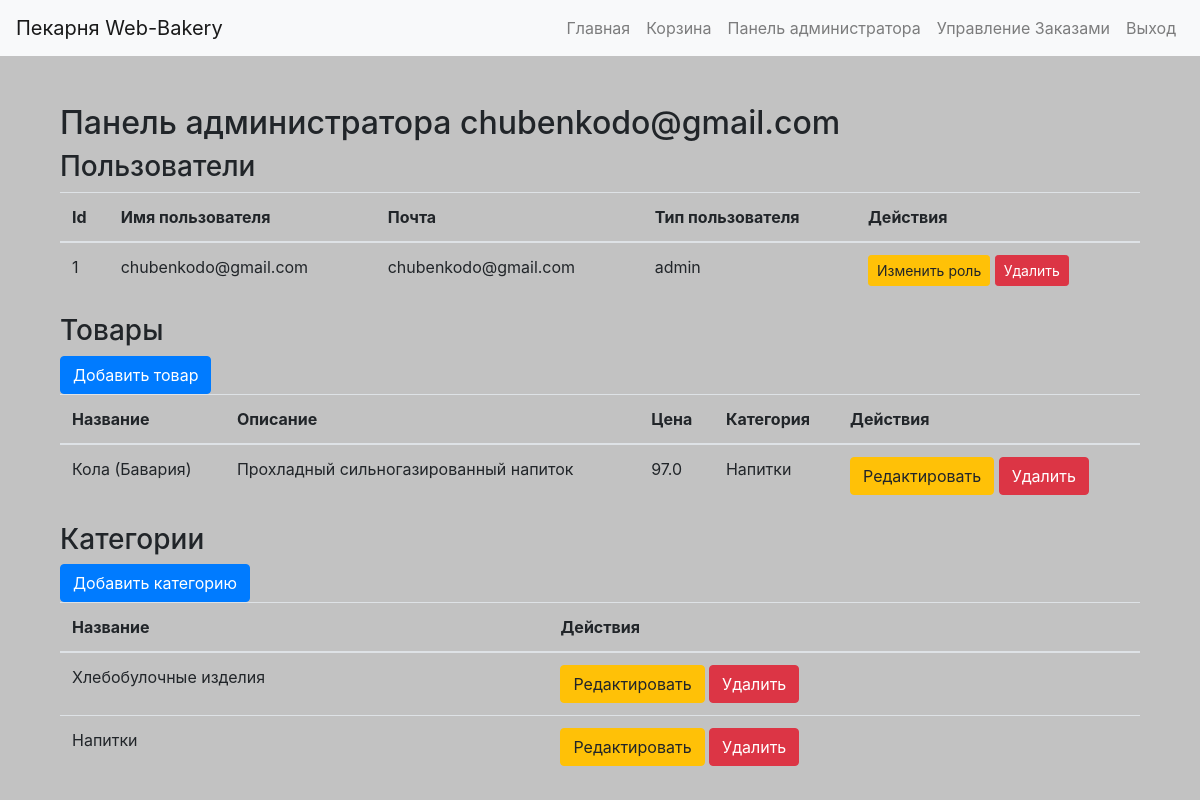
The app's page /admin (signed in), older data.
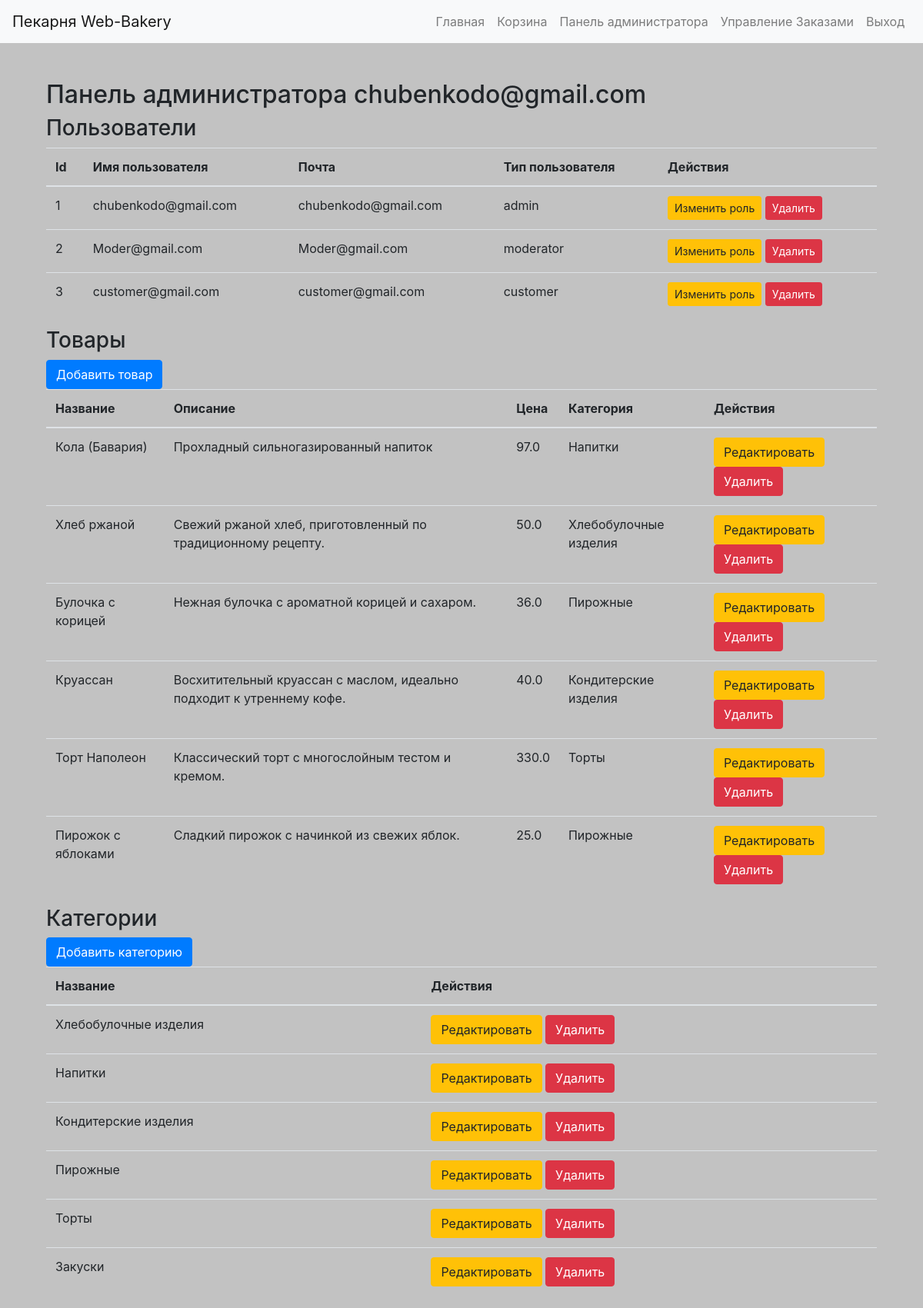
The same page, newer data.
### app/models.py (models this page shows, shortened)
class User(db.Model, UserMixin):
    id = db.Column(db.Integer, primary_key=True)
    username = db.Column(db.String(80), unique=True, nullable=False)
    email = db.Column(db.String(120), unique=True, nullable=False)
    password = db.Column(db.String(200), nullable=False)
    role = db.Column(db.String(20), default='customer')  # customer, moderator, admin
    created_at = db.Column(db.DateTime, default=datetime.now)

class Product(db.Model):
    id = db.Column(db.Integer, primary_key=True)
    name = db.Column(db.String(100), nullable=False)
    description = db.Column(db.Text, nullable=True)
    price = db.Column(db.Float, nullable=False)
    category_id = db.Column(db.Integer, db.ForeignKey('category.id'), nullable=False)
    image_path = db.Column(db.String(200), nullable=True)  # Новое поле для изображения
    created_at = db.Column(db.DateTime, default=datetime.now)

class Category(db.Model):
    id = db.Column(db.Integer, primary_key=True)
    name = db.Column(db.String(80), unique=True, nullable=False)
    created_at = db.Column(db.DateTime, default=datetime.now)
    products = db.relationship('Product', backref='category', lazy=True)

### app/routes.py (the view)
    def wrapper(*args, **kwargs):
        if not current_user.is_authenticated or current_user.role != 'admin':
            abort(403)
        return func(*args, **kwargs)

### app/__init__.py (called while the page is built)
def create_app():
    app = Flask(__name__)
    app.config['SECRET_KEY'] = 'supedawrseddacreweqtkey'
    app.config['SQLALCHEMY_DATABASE_URI'] = os.environ.get('DATABASE_URL', 'sqlite:///bakery.db')
    app.config['SQLALCHEMY_TRACK_MODIFICATIONS'] = False
    db.init_app(app)
    migrate.init_app(app, db)
    login_manager.init_app(app)
    login_manager.login_view = 'main.login'
    login_manager.login_message = "Пожалуйста, войдите, чтобы получить доступ к этой странице."
    login_manager.login_message_category = "warning"
    from .models import User, Product, Category
    @login_manager.user_loader
    def load_user(user_id):
        return User.query.get(int(user_id))
    from . import routes
    app.register_blueprint(routes.bp)
    with app.app_context():
        db.create_all()
    return app

### app/routes.py (called while the page is built)
def admin_required(func):
    def wrapper(*args, **kwargs):
        if not current_user.is_authenticated or current_user.role != 'admin':
            abort(403)
        return func(*args, **kwargs)
    wrapper.__name__ = func.__name__
    return wrapper

@bp.route('/admin')
@login_required
@admin_required
def admin_panel():
    users = User.query.all()
    products = Product.query.all()
    categories = Category.query.all()
    return render_template('admin_panel.html', users=users, products=products, categories=categories, admin=current_user.username)

### app/templates/admin_panel.html
{% extends 'base.html' %}
{% block content %}
<div class="container">
    <h2 class="mt-5">Панель администратора {{ admin }}</h2>
    <h3>Пользователи</h3>
    <table class="table">
        <thead>
            <tr>
                <th class="hidden-mobile">Id</th>
                <th class="hidden-mobile">Имя пользователя</th>
                <th>Почта</th>
                <th>Тип пользователя</th>
                <th>Действия</th>
            </tr>
        </thead>
        {% for user in users %}
        <tr>
            <td class="hidden-mobile">{{ user.id }}</td>
            <td class="hidden-mobile">{{ user.username }}</td>
            <td>{{ user.email }}</td>
            <td>{{ user.role }}</td>
            <td>
                <form method="POST" action="{{ url_for('main.delete_user', user_id=user.id) }}" style="display:inline;">
                    <a href="{{ url_for('main.change_role', user_id=user.id) }}" class="btn btn-warning btn-sm">Изменить
                        роль</a>
                    <button type="submit" class="btn btn-danger btn-sm">Удалить</button>
                </form>
            </td>
        </tr>
        {% endfor %}
    </table>
    <h3>Товары</h3>
    <a href="{{ url_for('main.create_product') }}" class="btn btn-primary">Добавить товар</a>
    <table class="table">
        <thead>
            <tr>
                <th>Название</th>
                <th class="hidden-mobile">Описание</th>
                <th>Цена</th>
                <th class="hidden-mobile">Категория</th>
                <th>Действия</th>
            </tr>
        </thead>
        <tbody> {% for product in products %} <tr>
                <td>{{ product.name }}</td>
                <td class="hidden-mobile">{{ product.description }}</td>
                <td>{{ product.price }}</td>
                <td class="hidden-mobile">{{ product.category.name }}</td>
                <td> <a href="{{ url_for('main.edit_product', product_id=product.id) }}"
                        class="btn btn-warning">Редактировать</a>
                    <form action="{{ url_for('main.delete_product', product_id=product.id) }}" method="POST"
                        style="display:inline;"> <button type="submit" class="btn btn-danger">Удалить</button>
                    </form>
                </td>
            </tr> {% endfor %} </tbody>
    </table>
    <h3>Категории</h3> <a href="{{ url_for('main.create_category') }}" class="btn btn-primary">Добавить
        категорию</a>
    <table class="table">
        <thead>
            <tr>
                <th>Название</th>
                <th>Действия</th>
            </tr>
        </thead>
        <tbody> {% for category in categories %} <tr>
                <td>{{ category.name }}</td>
                <td> <a href="{{ url_for('main.edit_category', category_id=category.id) }}"
                        class="btn btn-warning">Редактировать</a>
                    <form action="{{ url_for('main.delete_category', category_id=category.id) }}" method="POST"
                        style="display:inline;"> <button type="submit" class="btn btn-danger">Удалить</button>
                    </form>
                </td>
            </tr> {% endfor %} </tbody>
    </table>
</div>
{% endblock %}

### app/templates/base.html (shortened to what this page needs)
<!DOCTYPE html>
<html lang="ru">
<head>
    <link rel="stylesheet" href="https://stackpath.bootstrapcdn.com/bootstrap/4.5.2/css/bootstrap.min.css">
    <link rel="stylesheet" href="../static/style.css">
</head>
<body>
    <nav class="navbar navbar-expand-lg navbar-light bg-light">
        <a class="navbar-brand" href="{{ url_for('main.index') }}">Пекарня Web-Bakery</a>
        <div class="collapse navbar-collapse" id="navbarNav">
            <ul class="navbar-nav ml-auto">
                <li class="nav-item">
                    <a class="nav-link" href="{{ url_for('main.index') }}">Главная</a>
                </li>
                <li>
                    <a class="nav-link" href="{{ url_for('main.cart') }}">Корзина</a>
                </li>
                {% if current_user.is_authenticated %}
                {% if current_user.role == 'admin' %}
                <li class="nav-item">
                    <a class="nav-link" href="{{ url_for('main.admin_panel') }}">Панель администратора</a>
                </li>
                <li class="nav-item">
                    <a class="nav-link" href="{{ url_for('main.orders') }}">Управление Заказами</a>
                </li>
                {% endif %}
                <li class="nav-item">
                    <a class="nav-link" href="{{ url_for('main.logout') }}">Выход</a>
                </li>
                {% else %}
                <li class="nav-item">
                    <a class="nav-link" href="{{ url_for('main.login') }}">Вход</a>
                </li>
                {% endif %}
            </ul>
        </div>
    </nav>
    <div class="container mt-4">
        {% block content %}{% endblock %}
    </div>
</body>
</html>

### app/static/style.css (style rules this page uses)
.container { z-index: 1; background-size: cover; }
.container:before { z-index: -1; position: absolute; opacity: 0.4; }
body { background-color: #c2c2c2; }
.navbar { background-color: #868686; }

Row changes from the older to the newer data that the page shows:
added User: id "2", username "Moder@gmail.com", email "Moder@gmail.com", role "moderator"
added User: id "3", username "customer@gmail.com", email "customer@gmail.com", role "customer"
added Product: name "Хлеб ржаной", description "Свежий ржаной хлеб, приготовленный по традиционному рецепту.", price "50.0", category.name "Хлебобулочные изделия"
added Product: name "Булочка с корицей", description "Нежная булочка с ароматной корицей и сахаром.", price "36.0", category.name "Пирожные"
added Product: name "Круассан", description "Восхитительный круассан с маслом, идеально подходит к утреннему кофе.", price "40.0", category.name "Кондитерские изделия"
added Product: name "Торт Наполеон", description "Классический торт с многослойным тестом и кремом.", price "330.0", category.name "Торты"
added Product: name "Пирожок с яблоками", description "Сладкий пирожок с начинкой из свежих яблок.", price "25.0", category.name "Пирожные"
added Category: name "Кондитерские изделия"
added Category: name "Пирожные"
added Category: name "Торты"
added Category: name "Закуски"
